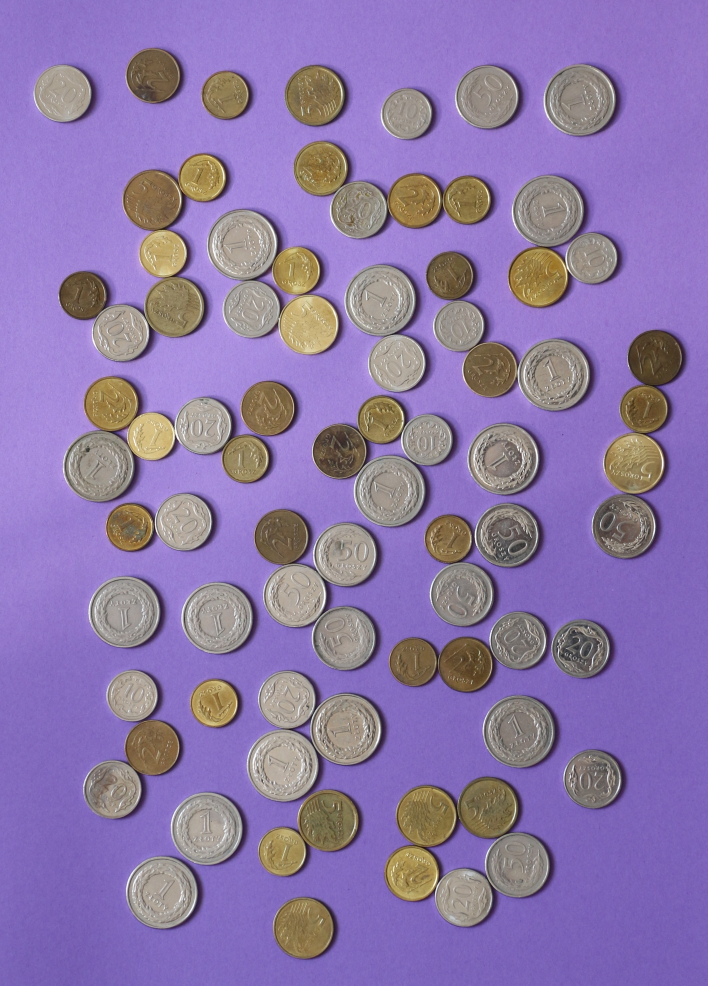
%> input picture Kolos/monety_11.jpg, 1415 x 1971 px (shown at 1/2 size)
$ octave figury_all.m   (GNU Octave 9; MATLAB toolbox functions it lacks are replaced by stand-ins)
%> lines starting %> are read from the running program, lines starting %| are printed output that depends on the picture; in (x1, y1, x2, y2) boxes, pixels count from 0 and x2, y2 are one past the last pixel; in counts of white or black regions, pixels touching at a corner belong together; the program's own positions count from 1
close all; clear; clc;

a = imread('monety_11.jpg');
%> a is the input picture: size 1971x1415x3 uint8; mean R, G, B 140.7, 119.2, 168.6
a_hsv = rgb2hsv(a);
%> a_hsv: size 1971x1415x3 double; mean H, S, V 0.54, 0.359, 0.699

%srebrne monetki
srebrne = a_hsv(:, :, 2) < 0.2;
%> srebrne: size 1971x1415 logical; 19% white; 688 white regions (558 under 20 px), largest, box (x1, y1, x2, y2) and area: (493, 1342, 764, 1603) 41770, (526, 1046, 755, 1340) 38652, (688, 530, 852, 784) 26567
srebrne = bwareaopen(srebrne, 620);
srebrne = medfilt2(srebrne, [8 8]);
%> srebrne: size 1971x1415 logical; 18.6% white; 33 white regions, largest, box (x1, y1, x2, y2) and area: (493, 1342, 763, 1602) 42601, (526, 1046, 754, 1339) 38559, (688, 530, 851, 783) 26491
srebrne = imerode(srebrne, strel('disk', 18));
%> srebrne: size 1971x1415 logical; 9.3% white; 46 white regions (4 under 20 px), largest, box (x1, y1, x2, y2) and area: (510, 1471, 619, 1585) 9427, (982, 1408, 1092, 1517) 9411, (358, 1602, 467, 1712) 9403

%wszystkie monetki
monetki = a(:, :, 2) < 210 & a(:, :, 2) < 210 & a(:, :, 3) < 170;
%> monetki: size 1971x1415 logical; 33.9% white; 215 white regions (175 under 20 px), largest, box (x1, y1, x2, y2) and area: (496, 1340, 778, 1756) 65334, (767, 1551, 1114, 1858) 64596, (116, 306, 464, 726) 60762
monetki = medfilt2(monetki, [5, 5]);
%> monetki: size 1971x1415 logical; 34.8% white; 37 white regions (3 under 20 px), largest, box (x1, y1, x2, y2) and area: (496, 1340, 778, 1755) 67530, (767, 1551, 1114, 1858) 65530, (117, 306, 464, 725) 61812
monetki = imclose(monetki, strel('disk', 5));
%> monetki: size 1971x1415 logical; 35.6% white; 30 white regions, largest, box (x1, y1, x2, y2) and area: (128, 751, 600, 1105) 87688, (496, 1340, 778, 1755) 70623, (767, 1551, 1114, 1858) 66091
monetki = imopen(monetki, strel('disk', 5));
%> monetki: size 1971x1415 logical; 35.6% white; 31 white regions, largest, box (x1, y1, x2, y2) and area: (496, 1340, 778, 1755) 70594, (128, 752, 600, 1007) 67324, (767, 1551, 1114, 1858) 66084

temp = imerode(monetki, strel('disk', 35));
%> temp: size 1971x1415 logical; 7.9% white; 79 white regions, largest, box (x1, y1, x2, y2) and area: (647, 1418, 743, 1500) 5899, (1002, 1423, 1089, 1505) 5680, (1063, 710, 1160, 790) 5675
dist = bwdist(temp);
monetki = monetki & watershed(dist) > 0;
%> monetki: size 1971x1415 logical; 35.5% white; 80 white regions (1 under 20 px), largest, box (x1, y1, x2, y2) and area: (967, 1389, 1124, 1539) 18671, (255, 1711, 410, 1861) 18529, (1039, 676, 1194, 825) 18383
monetki = imreconstruct(srebrne, monetki);

[aseq, N] = bwlabel(monetki);
%> aseq: size 1971x1415 double; 42 distinct labels, from 0 to 41
%> N = 41
pole = zeros(1, N);

for k = 1:N
    mask = aseq == k;
    pole(1, k) = bwarea(mask);
end
%> this loop made 41 passes
%> after the loop, pole = 41 values, max 18692.5 at index 32, min 9414.5 at index 27, mean 14464.1

[counts, edges] = histcounts(pole, 4);
%> counts = [9 9 8 15]; edges = [9414.5 11734 14053.5 16373 18692.5]

result = counts(1) * 0.1 + counts(2) * 0.2 + counts(3) * 0.5 + counts(4);
%> result = 21.7
result
%> result = 21.7

copy = a;

for k = 1:N
    mask = aseq == k;

    if pole(k) > edges(1) && pole(k) < edges(2)
        copy = imoverlay(copy, bwperim(mask), 'red');
    end

    if pole(k) > edges(2) && pole(k) < edges(3)
        copy = imoverlay(copy, bwperim(mask), 'blue');
    end

    if pole(k) > edges(3) && pole(k) < edges(4)
        copy = imoverlay(copy, bwperim(mask), 'green');
    end

    if pole(k) > edges(4) && pole(k) < edges(5)
        copy = imoverlay(copy, bwperim(mask), 'yellow');
    end
end
%> copy: size 1971x1415x3 uint8; 0.55% of pixels changed, all inside (x1, y1, x2, y2) = (69, 127, 1326, 1861)

subplot(121), imshow(a)
subplot(122), imshow(copy)

%% figury
close all; clear; clc;

a = imread('figury_05.png');
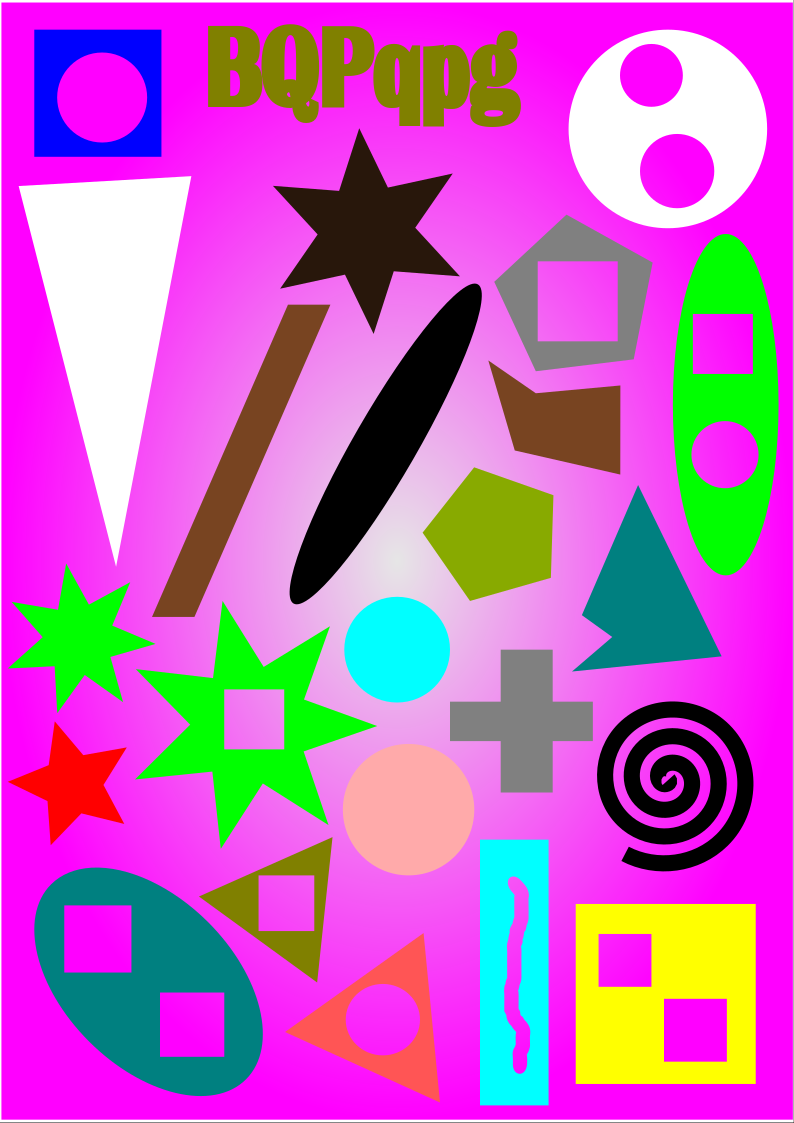
%> input picture Kolos/figury_05.png, 794 x 1123 px
%> a is the input picture: size 1123x794x3 uint8; mean R, G, B 191, 100.4, 186.6
a_hsv = rgb2hsv(a);
%> a_hsv: size 1123x794x3 double; mean H, S, V 0.57, 0.703, 0.867
bin = a_hsv(:, :, 1) < 0.83;
%> bin: size 1123x794 logical; 41.1% white; 30 white regions (1 under 20 px), largest, box (x1, y1, x2, y2) and area: (19, 177, 191, 562) 32824, (34, 867, 263, 1097) 28461, (576, 904, 756, 1084) 25675
bin = medfilt2(bin, [3, 3]);
%> bin: size 1123x794 logical; 40.9% white; 29 white regions

%obiekty, ktorych jedna dziura jest kolem
[aseq, N] = bwlabel(bin);
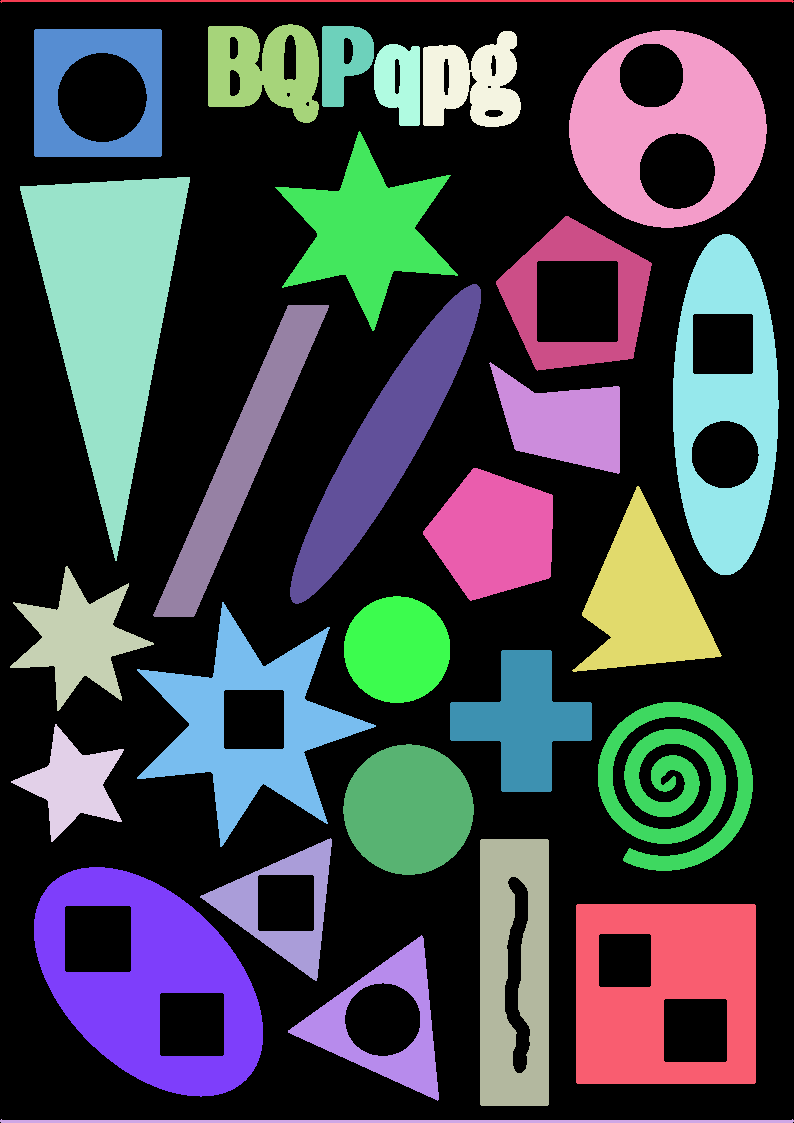
%> aseq: size 1123x794 double; 30 distinct labels, from 0 to 29; one colour per label, 0 black
%> N = 29
props = regionprops(aseq, 'all');
%> props = 29 regions; largest, box (x1, y1, x2, y2), Area, Centroid, MajorAxisLength, MinorAxisLength and Eccentricity: (20, 177, 190, 561) 32820 [109.2 309.6] 360.8 140 0.922, (34, 867, 263, 1097) 28469 [150.6 982.8] 279.9 188.4 0.74, (576, 904, 756, 1084) 25679 [666.3 992.5] 230.5 207.6 0.435

%% szukanie dziur, ktore sa kolami
wynik_kola = zeros(size(bin));

for k = 1:N
    mask = aseq == k;

    if props(k).EulerNumber <= 0
        mask1 = ~mask;

        [aseq1, N1] = bwlabel(mask1);

        for l = 1:N1
            mask2 = aseq1 == l;
            pole = bwarea(mask2);
            obwod = bwarea(bwperim(mask2));

            bwk = 4 * pi * pole / obwod ^ 2;

            if abs(bwk - 1) < 0.1
                wynik_kola = wynik_kola + mask;
            end
        end
    end
end
%> this loop made 29 passes
%> N1 on passes 6, 7, 8, 10, 11, 13, 15, 18, 19, 22, 24, 25: 2, 3, 2, 2, 6, 2, 2, 2, 5, 2, 2, 3
%> aseq1: size 1123x794 double; 4 distinct labels, from 0 to 3
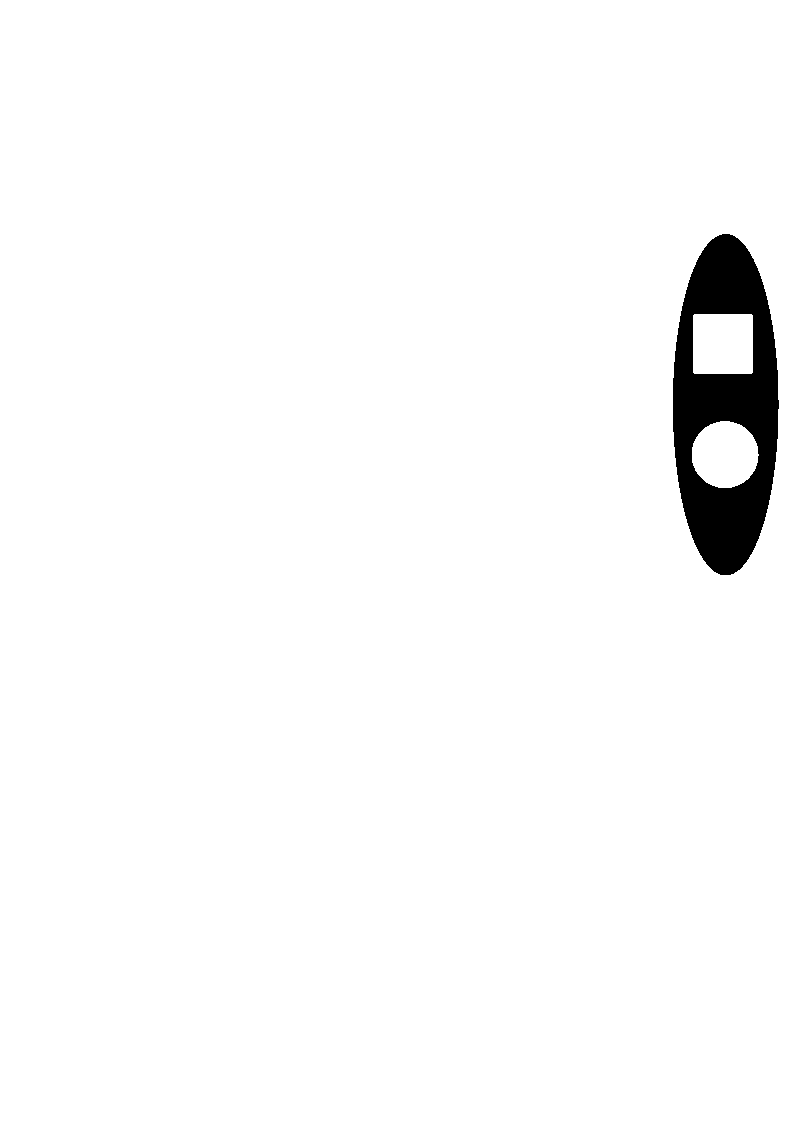
%> mask1: size 1123x794 logical; 97.6% white; 1 black region, box (x1, y1, x2, y2) and area: (673, 234, 779, 575) 21229
%> mask2: size 1123x794 logical; 0.4% white; 1 white region, box (x1, y1, x2, y2) and area: (693, 314, 753, 374) 3596
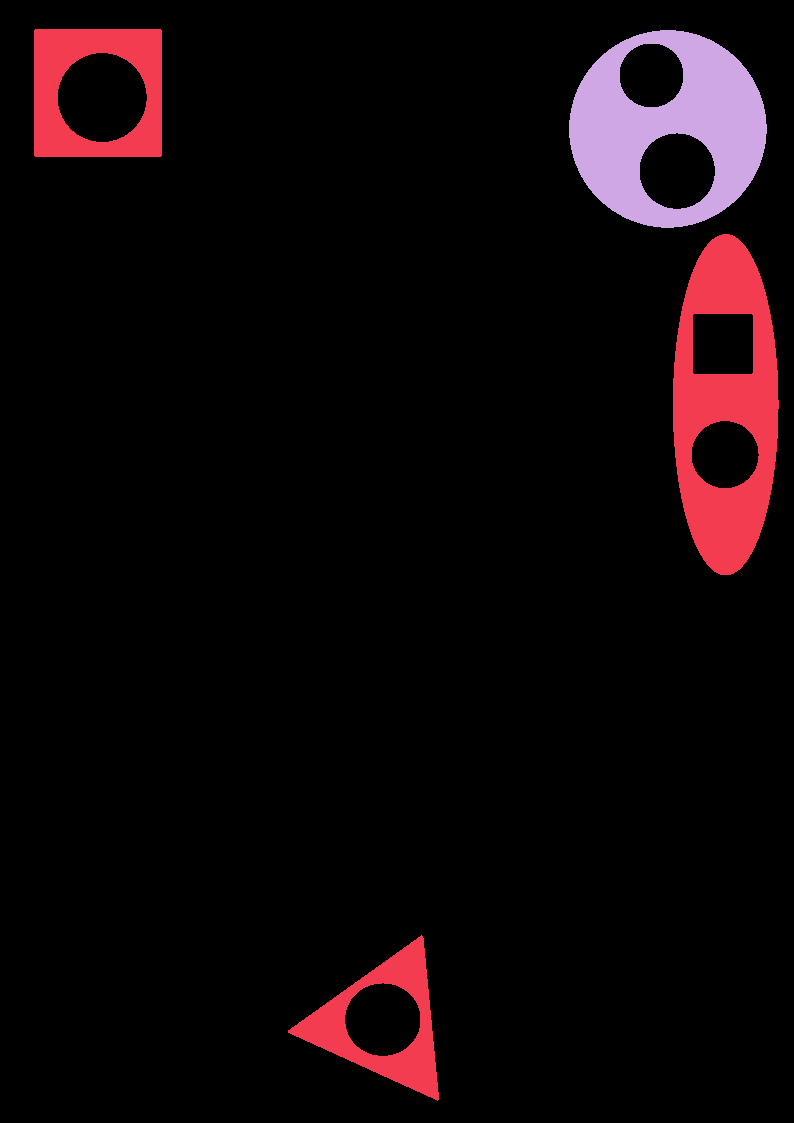
%> wynik_kola: size 1123x794 double; 3 distinct labels, from 0 to 2; one colour per label, 0 black
%> after the loop, bwk = 0.832; obwod = 233; pole = 3596.5

imshow(wynik_kola);

%% szukanie kwadratow

wynik_kwadraty = zeros(size(bin));

for k = 1:N
    mask = aseq == k;

    if props(k).EulerNumber <= 0
        mask1 = ~mask;

        [aseq1, N1] = bwlabel(mask1);

        for l = 1:N1
            mask2 = aseq1 == l;
            pole = bwarea(mask2);
            obwod = bwarea(bwperim(mask2));

            bwk = 4 * pi * pole / obwod ^ 2;

            if abs(bwk - (1/4 * pi)) < 0.05 && abs(bwk - (1/4 * pi)) > 0.04
                wynik_kwadraty = wynik_kwadraty + mask;
            end
        end
    end
end
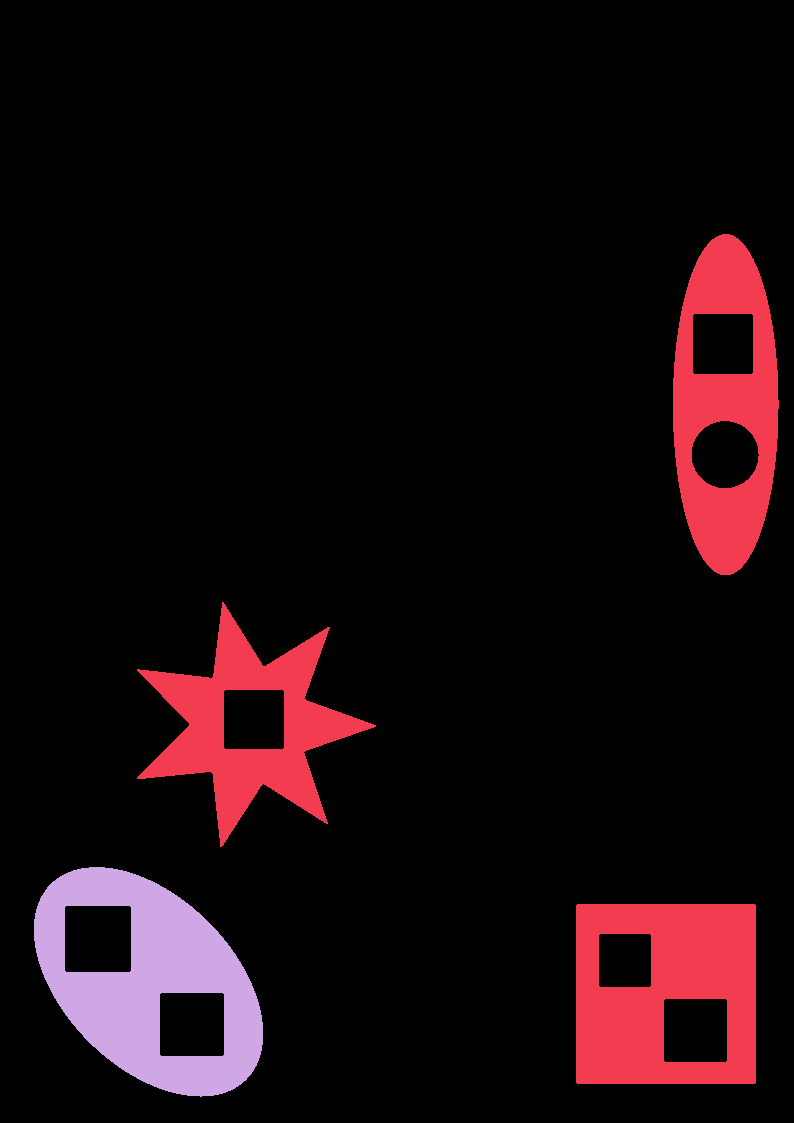
%> wynik_kwadraty: size 1123x794 double; 3 distinct labels, from 0 to 2; one colour per label, 0 black
%> (the run ends here)
